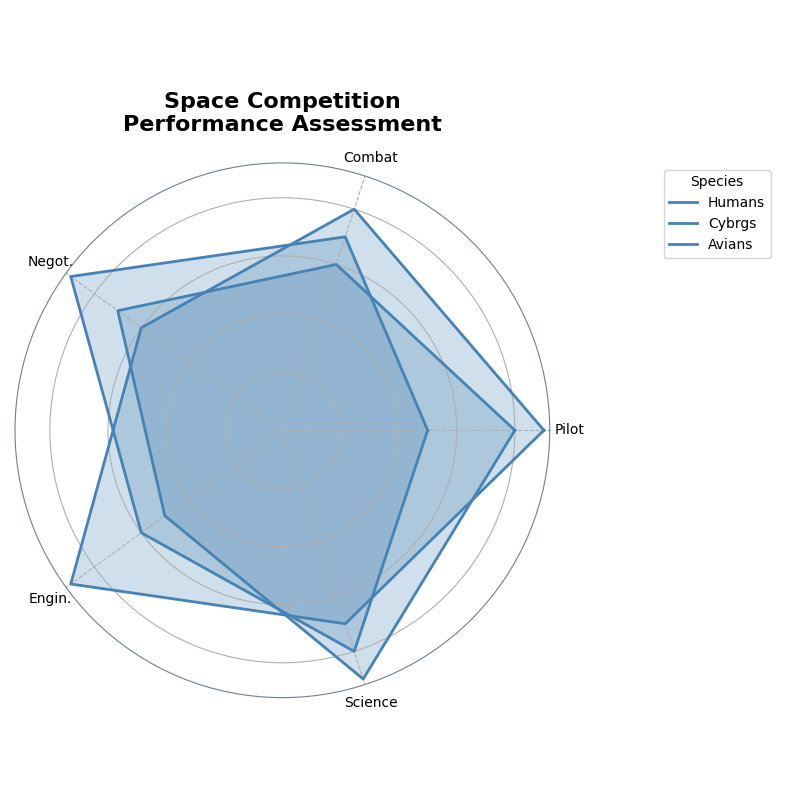

Source code (Python):
import numpy as np
import matplotlib.pyplot as plt

skills = ['Pilot', 'Combat', 'Negot.', 'Engin.', 'Science']
species = ['Humans', 'Cybrgs', 'Avians']  # Removed 'Xenos'

performance = np.array([
    [8, 6, 7, 5, 9],  # Humans
    [9, 8, 6, 9, 7],  # Cybrgs
    [5, 7, 9, 6, 8]   # Avians
])  # Removed Xenos' data

num_skills = len(skills)

def create_radar_chart(title, labels, data, categories):
    angles = np.linspace(0, 2 * np.pi, num_skills, endpoint=False).tolist()
    angles += angles[:1]

    data = np.concatenate((data, data[:, [0]]), axis=1)

    fig, ax = plt.subplots(figsize=(8, 8), subplot_kw=dict(polar=True))

    color = '#4682B4'

    for idx, d in enumerate(data):
        ax.fill(angles, d, color=color, alpha=0.25)
        ax.plot(angles, d, color=color, linewidth=2, label=categories[idx])

    ax.xaxis.grid(True, linestyle='--')
    ax.spines['polar'].set_visible(True)
    ax.spines['polar'].set_color('#708090')

    ax.set_yticklabels([])
    ax.set_xticks(angles[:-1])
    ax.set_xticklabels(labels, fontsize=10)

    plt.title(title, size=16, fontweight='bold', pad=20, va='bottom')
    plt.legend(loc='upper left', bbox_to_anchor=(1.2, 1.0), title="Species")

    plt.tight_layout()
    plt.show()

create_radar_chart(
    "Space Competition\nPerformance Assessment",
    skills, performance, species
)
